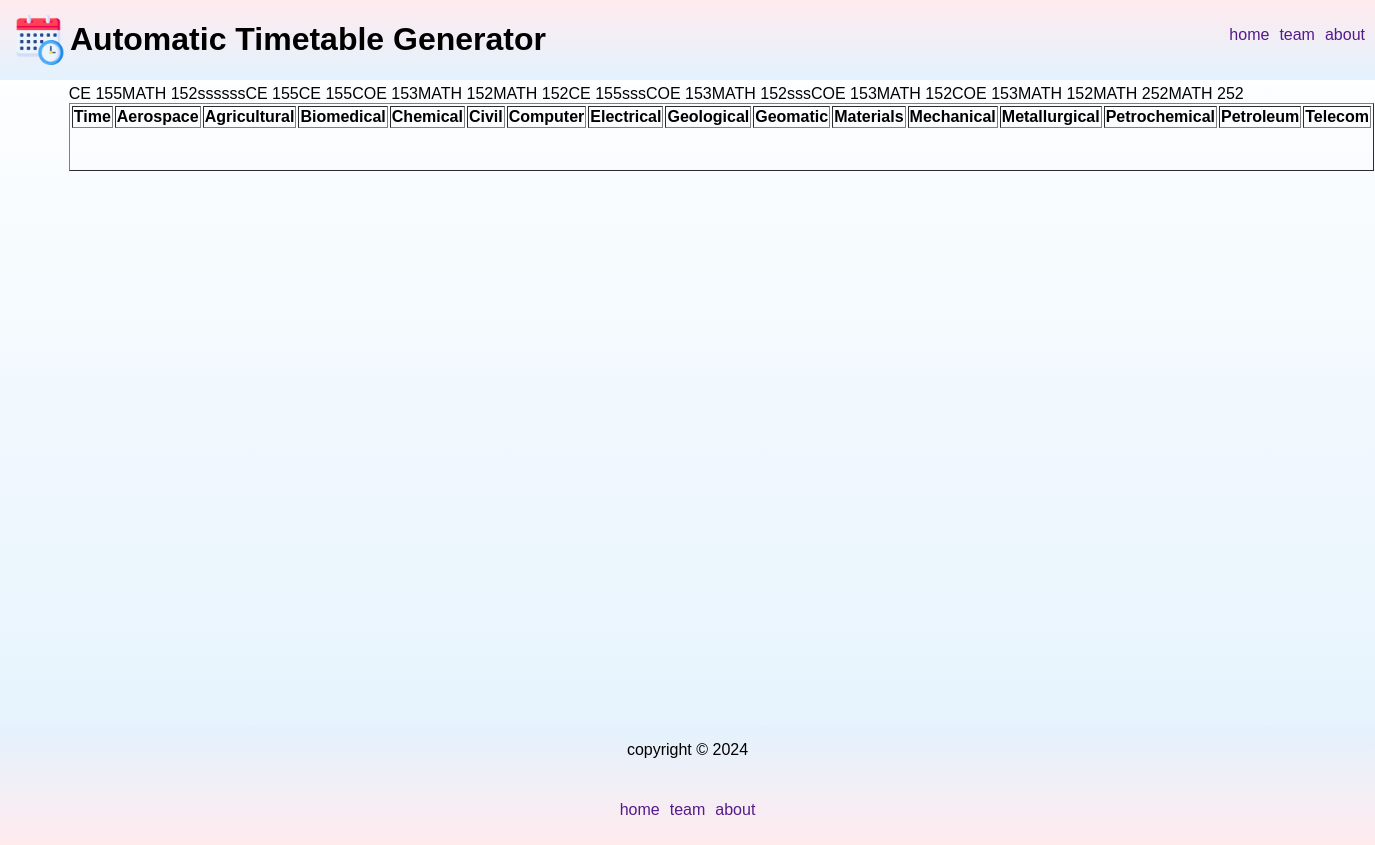
/Engineering/timetable, run on the app's committed database.
### webversion/models.py (models this page shows, shortened)
class Department(models.Model):
    name = models.CharField(max_length=255, unique=True, null=True)
    college = models.CharField(max_length=255, null=True)

### webversion/views.py (the view)
# urls.py: path("<str:college>/timetable",views.timetable, name="timetablePage"),
def timetable(request, college):
    template = loader.get_template("timetablepage.html")
    schedule = Schedule.objects.all().values()
    course = Course.objects.all().values()
    department = Department.objects.filter(college=college)
    arranged = schedule.order_by("row").values()
    context = {
        "schedule": schedule, "department": department,
        "arranged":arranged
    }
    return HttpResponse(template.render(context, request))

### webversion/Templates/timetablepage.html (shortened to what this page needs)
{% extends "main.html" %}
{% block content %}
<div class="timetable_body">
    <div class="rightsection">
        <table border="1px solid">
            <th>Time</th>
            {% for depmnt in department %}
            <th>{{ depmnt.name }}</th>
            {% endfor %}
        </table>
    </div>
</div>
{% endblock %}

### webversion/static/style.css (style rules this page uses)
* { box-sizing: border-box; font-family: sans-serif; max-width: 100%; text-decoration: none; list-style: none; }
body { display: flex; flex-direction: column; margin: 0; background: linear-gradient(#fff,#e3f2fd); }

### data on the page
Department: name "Aerospace"
Department: name "Agricultural"
Department: name "Biomedical"
Department: name "Chemical"
Department: name "Civil"
Department: name "Computer"
Department: name "Electrical"
Department: name "Geological"
Department: name "Geomatic"
Department: name "Materials"
Department: name "Mechanical"
Department: name "Metallurgical"
Department: name "Petrochemical"
Department: name "Petroleum"
Department: name "Telecom"
